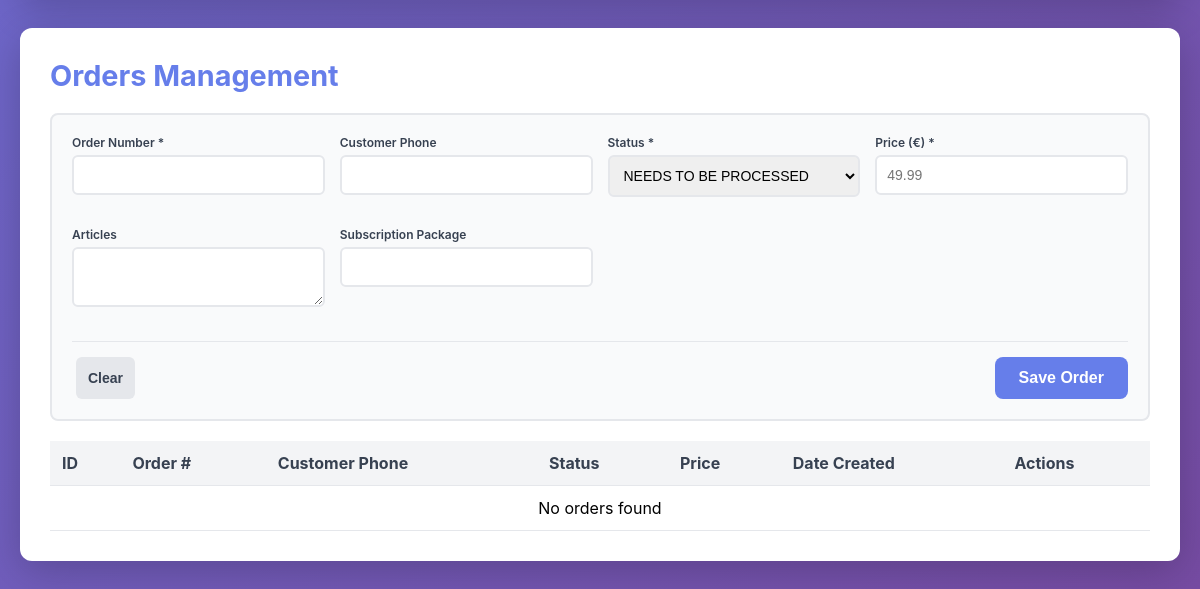
The page /backend/index.php (lower part) on the database as committed earlier.
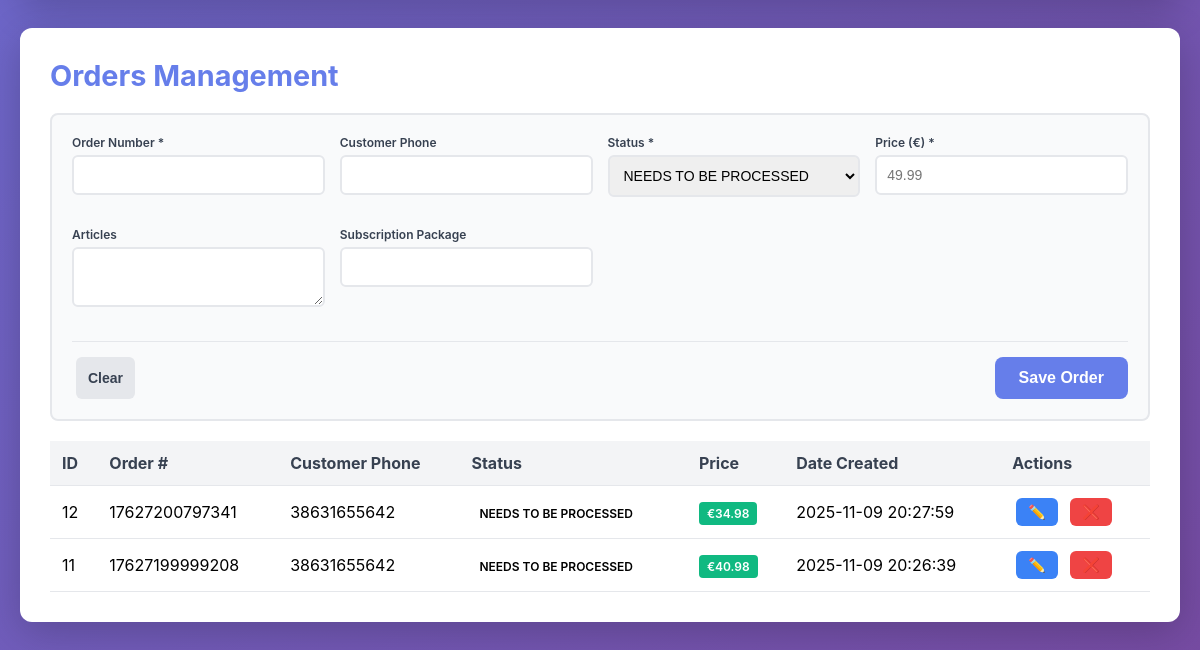
The same page on the database as committed later.
### tables this page shows
CREATE TABLE orders
(
    id               integer
        constraint orders_pk
            primary key autoincrement,
    order_number     integer,
    customer_phone   integer              not null,
    status           TEXT                 not null,
    price            integer not null,
    articles         TEXT,
    subscription_pkg TEXT,
    date_created     TEXT    default DATE not null
, session_id TEXT);

### backend/lib/PdoConnector.php (called while the page is built, shortened)
<?php
class PdoConnector
{
    private static ?PDO $instance = null;
    private function __construct()
    {
        $this->dbPath = __DIR__ . '/../../database.db';
    }
    public static function getInstance(): PDO
    {
        if (self::$instance === null) {
            $connector = new self();
            try {
                self::$instance = new PDO('sqlite:' . $connector->dbPath);
                self::$instance->setAttribute(PDO::ATTR_ERRMODE, PDO::ERRMODE_EXCEPTION);
                self::$instance->setAttribute(PDO::ATTR_DEFAULT_FETCH_MODE, PDO::FETCH_ASSOC);
            } catch (PDOException $e) {
                throw new Exception("Database connection failed: " . $e->getMessage());
            }
        }
        return self::$instance;
    }
}

### backend/lib/admin/Dashboard.php (called while the page is built, shortened)
<?php
require_once __DIR__ . '/../Admin.php';
class Dashboard
{
    private Admin $admin;
    private array $orders = [];
    public function __construct()
    {
        $this->admin = new Admin();
        $this->loadData();
    }
    private function loadData(): void
    {
        $this->articles = $this->admin->getAllArticles();
        $this->subscriptions = $this->admin->getAllSubscriptions();
        $this->orders = $this->admin->getAllOrders();
    }
    public function getOrders(): array
    {
        return $this->orders;
    }
}

### backend/lib/Admin.php (called while the page is built, shortened)
<?php
require_once __DIR__ . '/PdoConnector.php';
class Admin
{
    private PDO $db;
    public function __construct()
    {
        $this->db = PdoConnector::getInstance();
    }
    public function getAllArticles(): array
    {
        return $this->db->query('SELECT * FROM articles ORDER BY date_created DESC')->fetchAll();
    }
    public function getAllSubscriptions(): array
    {
        return $this->db->query('SELECT * FROM subscription ORDER BY price ASC')->fetchAll();
    }
    public function getAllOrders(): array
    {
        return $this->db->query('SELECT * FROM orders ORDER BY date_created DESC')->fetchAll();
    }
}

### backend/index.php (the view, shortened to what this page needs)
<?php
require_once __DIR__ . '/lib/admin/Dashboard.php';
$dashboard = new Dashboard();
$orders = $dashboard->getOrders();
?>
<!DOCTYPE html>
<html lang="en">
<head>
    <link rel="stylesheet" href="styles/dashboard.css">
</head>
<body>
    <div class="o-container">
        <div class="section">
            <h2>Orders Management</h2>
            <form method="POST" class="c-form c-form--inline" id="orderForm">
                <div class="c-form__inputs">
                    <div class="c-form__group">
                        <label class="c-form__label">Order Number *</label>
                        <input type="number" name="order_number" id="orderNumber" class="c-form__input" required>
                    </div>
                    <div class="c-form__group">
                        <label class="c-form__label">Customer Phone</label>
                        <input type="text" name="customer_phone" id="orderPhone" class="c-form__input">
                    </div>
                    <div class="c-form__group">
                        <label class="c-form__label">Status *</label>
                        <select name="status" id="orderStatus" class="c-form__select" required>
                            <option value="NEEDS TO BE PROCESSED">NEEDS TO BE PROCESSED</option>
                        </select>
                    </div>
                    <div class="c-form__group">
                        <label class="c-form__label">Price (€) *</label>
                        <input type="number" step="0.01" min="0" name="price_euro" id="orderPriceEuro" class="c-form__input" required placeholder="49.99">
                    </div>
                    <div class="c-form__group">
                        <label class="c-form__label">Articles</label>
                        <textarea name="articles" id="orderArticles" class="c-form__textarea"></textarea>
                    </div>
                    <div class="c-form__group">
                        <label class="c-form__label">Subscription Package</label>
                        <input type="text" name="subscription_pkg" id="orderSubscription" class="c-form__input">
                    </div>
                </div>
                <div class="c-form__buttons">
                    <button type="button" class="c-btn c-btn--secondary" onclick="resetOrderForm()">Clear</button>
                    <button type="submit" class="c-btn c-btn--primary">Save Order</button>
                </div>
            </form>
            <table>
                <thead>
                    <tr>
                        <th>ID</th>
                        <th>Order #</th>
                        <th>Customer Phone</th>
                        <th>Status</th>
                        <th>Price</th>
                        <th>Date Created</th>
                        <th>Actions</th>
                    </tr>
                </thead>
                <tbody>
                    <?php if (empty($orders)): ?>
                    <tr>
                        <td colspan="7" style="text-align: center;">No orders found</td>
                    </tr>
                    <?php else: ?>
                    <?php foreach ($orders as $order): ?>
                    <tr>
                        <td><?= $order['id'] ?></td>
                        <td><?= $order['order_number'] ?></td>
                        <td><?= $order['customer_phone'] ?></td>
                        <td><span class="c-badge c-badge--status-<?= strtolower($order['status']) ?>"><?= htmlspecialchars($order['status']) ?></span></td>
                        <td><span class="c-badge c-badge--price">€<?= number_format($order['price'] / 100, 2) ?></span></td>
                        <td><?= $order['date_created'] ?></td>
                        <td>
                            <button class="c-btn c-btn--info" onclick='editOrder(<?= json_encode($order) ?>, this)'>✏️</button>
                            <form method="POST" style="display:inline;">
                                <button type="submit" class="c-btn c-btn--danger" onclick="return confirm('Delete this order?')">❌</button>
                            </form>
                        </td>
                    </tr>
                    <?php endforeach; ?>
                    <?php endif; ?>
                </tbody>
            </table>
        </div>
    </div>
</body>
</html>

### backend/styles/dashboard.css (style rules this page uses)
* { margin: 0; padding: 0; box-sizing: border-box; }
body { font-family: -apple-system, BlinkMacSystemFont, "Segoe UI", Roboto, Oxygen, Ubuntu, Cantarell, sans-serif; background: linear-gradient(135deg, #667eea 0%, #764ba2 100%); min-height: 100vh; padding: 20px; }
h2 { color: #667eea; margin-bottom: 20px; font-size: 1.8rem; }
table { width: 100%; border-collapse: collapse; margin-top: 20px; }
table thead { background: #f3f4f6; font-weight: 600; color: #374151; }
table tbody tr { transition: all 0.3s ease; }
.o-container { max-width: 1400px; margin: 0 auto; }
.c-btn { border: none; padding: 12px 24px; border-radius: 8px; cursor: pointer; font-size: 16px; font-weight: 600; transition: background 0.3s; }
.c-btn--primary { background: #667eea; color: #ffffff; }
.c-btn--info { background: #3b82f6; color: #ffffff; padding: 6px 12px; margin: 0 4px; font-size: 14px; border-radius: 6px; }
.c-btn--danger { background: #ef4444; color: #ffffff; padding: 6px 12px; margin: 0 4px; font-size: 14px; border-radius: 6px; }
.c-btn--secondary { background: #e5e7eb; color: #374151; padding: 6px 12px; margin: 0 4px; font-size: 14px; border-radius: 6px; }
.c-form__group { margin-bottom: 15px; }
.c-form__label { display: block; margin-bottom: 5px; font-weight: 600; color: #374151; font-size: 12px; }
.c-form__input, .c-form__textarea, .c-form__select { width: 100%; padding: 10px; border: 2px solid #e5e7eb; border-radius: 6px; font-size: 14px; transition: border-color 0.3s; }
.c-form__textarea { resize: vertical; min-height: 60px; }
.c-form--inline { background: #f9fafb; padding: 20px; border-radius: 8px; margin-bottom: 20px; border: 2px solid #e5e7eb; }
.c-form__inputs { display: grid; grid-template-columns: repeat(auto-fit, minmax(200px, 1fr)); gap: 15px; margin-bottom: 15px; }
.c-form__buttons { display: flex; gap: 8px; justify-content: space-between; padding-top: 15px; border-top: 1px solid #e5e7eb; }
.c-badge { padding: 4px 8px; border-radius: 4px; font-weight: 600; font-size: 12px; }
.c-badge--price { background: #10b981; color: #ffffff; }
.section { background: #ffffff; border-radius: 12px; padding: 30px; margin-bottom: 30px; box-shadow: 0 10px 40px rgba(0, 0, 0, 0.2); }

Rows that differ between the two databases and show on the page:
added orders: id "12", order_number "17627200797341", customer_phone "38631655642", status "NEEDS TO BE PROCESSED", $order['price']/100 "34.98", date_created "2025-11-09 20:27:59"
added orders: id "11", order_number "17627199999208", customer_phone "38631655642", status "NEEDS TO BE PROCESSED", $order['price']/100 "40.98", date_created "2025-11-09 20:26:39"
Other text that changed with them:
text no longer shown: "No orders found"
